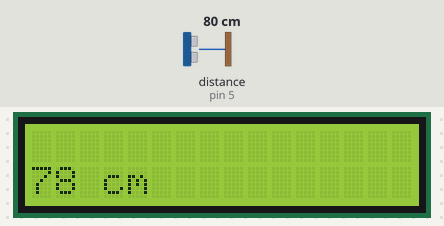
A sketch run on a simulated Arduino Uno, built with avr-gcc and run on an emulated ATmega328P. Shown: 16×2 character LCD. Wiring (inferred from the names in the program): ultrasonic range finder: trigger pin 6; echo pin 5. The inputs (shaded band) are chosen by the test bench; at power-on: distance to the obstacle (sensor on pin 5) 80 cm. The echo pulse lasts 58.3 µs per cm.

Above: at 1.6 s.
1.7 s: distance to the obstacle (sensor on pin 5) set to 2 cm
At 5.4 s:
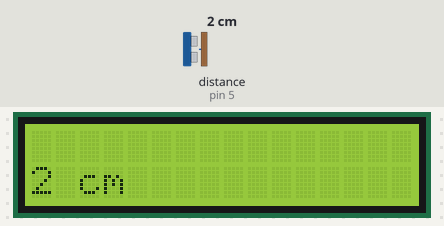
5.5 s: distance to the obstacle (sensor on pin 5) set to 4 cm
At 7.9 s:
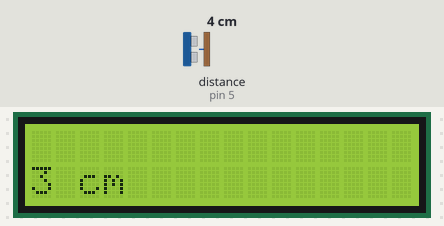
8.6 s: distance to the obstacle (sensor on pin 5) set to 9 cm
At 10.8 s:
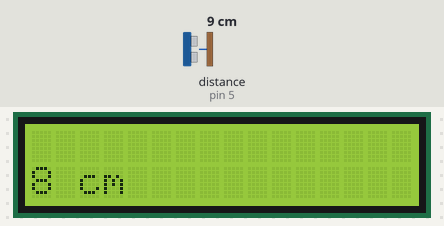
Timing chart, 0 to 12.3 s (numbered marks = the images above; inputs shaded):
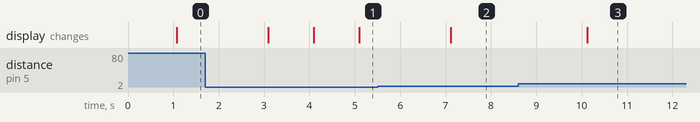

Measured:
- after the input at 1.7 s, the display: changes after 1.4 s (image 1)
- after the input at 5.5 s, the display: changes after 1.6 s (image 2)
- after the input at 8.6 s, the display: changes after 1.5 s (image 3)

The sketch:

lavaSilio.ino
```cpp
//FIDATEVI FUNZIONA
//OTTIMA OTTIMIZZAZIONE
//ORDINE ORDINATO

#include <LiquidCrystal.h>

const int rs = 7;
const int en = 8;
const int d4 = 9;
const int d5 = 10;
const int d6 = 11;
const int d7 = 12;
const int triggerPort = 6;
const int echoPort = 5;


LiquidCrystal lcd(rs, en, d4, d5, d6, d7);


void setup() {

 lcd.begin(16, 2);
 pinMode(triggerPort, OUTPUT);
 pinMode(echoPort, INPUT);
 Serial.begin(9600);

}

void loop() {

  Schermo(dist());

}

int dist() {

  digitalWrite(triggerPort, LOW);
  digitalWrite(triggerPort, HIGH);
  delayMicroseconds(10);
  digitalWrite(triggerPort, LOW);

  long durata = pulseIn(echoPort, HIGH);
  long distanza = 0.034*durata/2;

  delay(1000);

  return distanza;

}

void Schermo(int a) {


  lcd.clear();
  lcd.setCursor(0, 1);
  lcd.print(a);
  lcd.print(" cm");
  delay(2);

}
```
